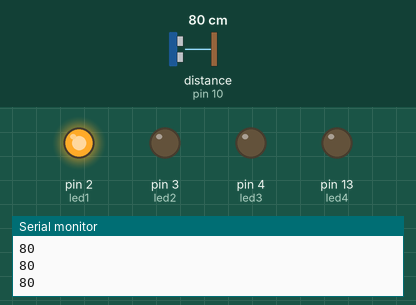
Bench run of a sketch on a simulated Arduino Uno, built with avr-gcc and run on an emulated ATmega328P. Parts: output pins drawn as LEDs (lit = HIGH), the last lines printed to the serial monitor. The test bench sets the inputs (shaded band); at power-on: distance to the obstacle (sensor on pin 10) 80 cm. The echo pulse lasts 58.3 µs per cm.

Above: at 1.2 s.
1.3 s: distance to the obstacle (sensor on pin 10) set to 75 cm
At 1.8 s:
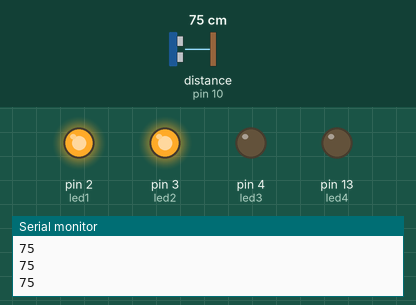
2.8 s: distance to the obstacle (sensor on pin 10) set to 65 cm
4.3 s: distance to the obstacle (sensor on pin 10) set to 57 cm
At 5.0 s:
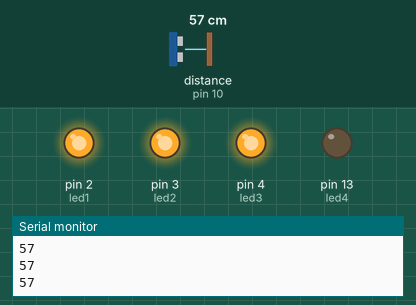
5.8 s: distance to the obstacle (sensor on pin 10) set to 43 cm
7.3 s: distance to the obstacle (sensor on pin 10) set to 36 cm
At 8.0 s:
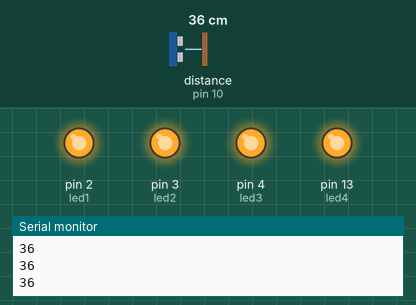
8.8 s: distance to the obstacle (sensor on pin 10) set to 60 cm
At 9.5 s:
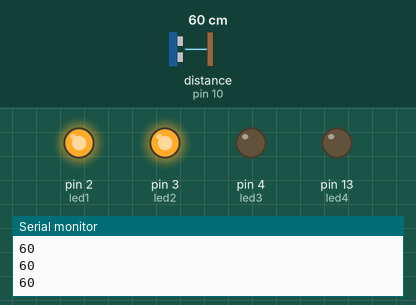
Timing chart, 0 to 11.3 s (numbered marks = the images above; inputs shaded):
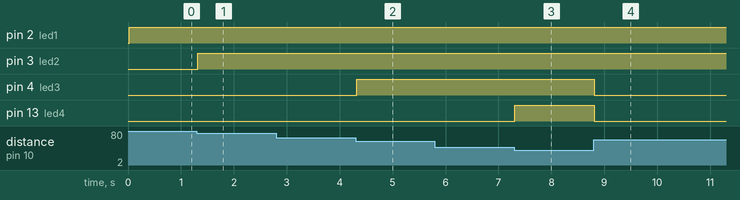

Measured:
- the behaviour switches between 80 and 79 cm on distance to the obstacle (sensor on pin 10) (found by bisection; images 0 and 1)
- the behaviour switches between 60 and 59 cm on distance to the obstacle (sensor on pin 10) (found by bisection; images 1 and 2)
- the behaviour switches between 40 and 39 cm on distance to the obstacle (sensor on pin 10) (found by bisection; images 2 and 3)
- after the input at 1.3 s, pin 3 (led2): LOW → HIGH at once
- after the input at 4.3 s, pin 4 (led3): LOW → HIGH at once
- after the input at 7.3 s, pin 13 (led4): LOW → HIGH at once
- after the input at 8.8 s, pin 4 (led3), pin 13 (led4): HIGH → LOW at once

The sketch:

ultra.ino
```cpp
/*

http://www.bajdi.com

  SRF06 module detecting distance in cm. The closer we get to the object
  the more leds start to burn.
  The circuit:
 * leds on pin 2,3,4,5
 * SRF06 module: trig to pin 12, echo to pin 13
*/

#include "Ultrasonic.h"

const int  TRIG = 9;
const int  ECHO = 10;
const int led1 = 2;
const int led2 = 3;
const int led3 = 4;
const int led4 = 13;
Ultrasonic SRF06(TRIG, ECHO);

void setup()
{
  pinMode(led1, OUTPUT);
  pinMode(led2, OUTPUT);
  pinMode(led3, OUTPUT);
  pinMode(led4, OUTPUT);
  Serial.begin(9600);
}

void loop()
{
  Serial.println(SRF06.Ranging(CM));
  if (SRF06.Ranging(CM) >= 100)
  {
    digitalWrite(led1, LOW);
    digitalWrite(led2, LOW);
    digitalWrite(led3, LOW);
    digitalWrite(led4, LOW);
  }
  if (SRF06.Ranging(CM) >= 80 && SRF06.Ranging(CM) < 100)   {     digitalWrite(led1, HIGH);     digitalWrite(led2, LOW);     digitalWrite(led3, LOW);     digitalWrite(led4, LOW);   }   if (SRF06.Ranging(CM) >= 60 && SRF06.Ranging(CM) < 80)   {     digitalWrite(led1, HIGH);     digitalWrite(led2, HIGH);     digitalWrite(led3, LOW);     digitalWrite(led4, LOW);   }   if (SRF06.Ranging(CM) >= 40 && SRF06.Ranging(CM) < 60)
  {
    digitalWrite(led1, HIGH);
    digitalWrite(led2, HIGH);
    digitalWrite(led3, HIGH);
    digitalWrite(led4, LOW);
  }
  if (SRF06.Ranging(CM) < 40)
  {
    digitalWrite(led1, HIGH);
    digitalWrite(led2, HIGH);
    digitalWrite(led3, HIGH);
    digitalWrite(led4, HIGH);
  }
}
```
